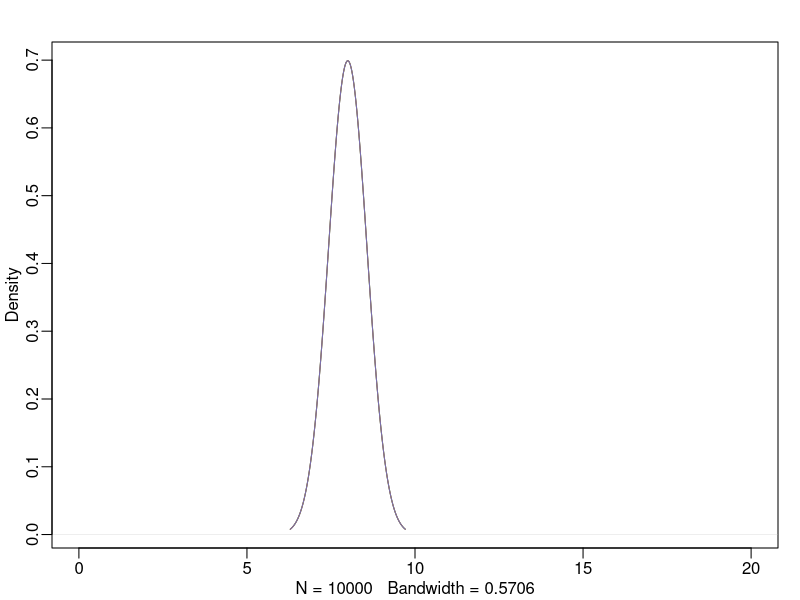
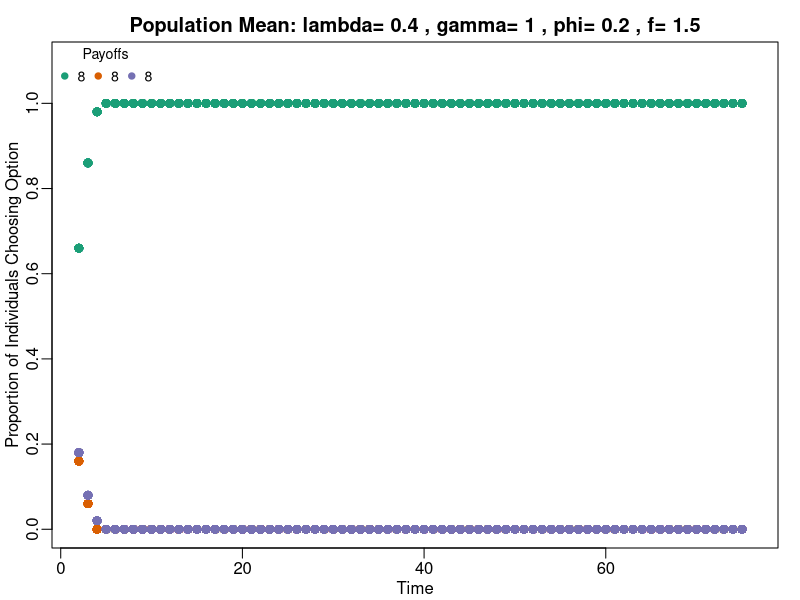
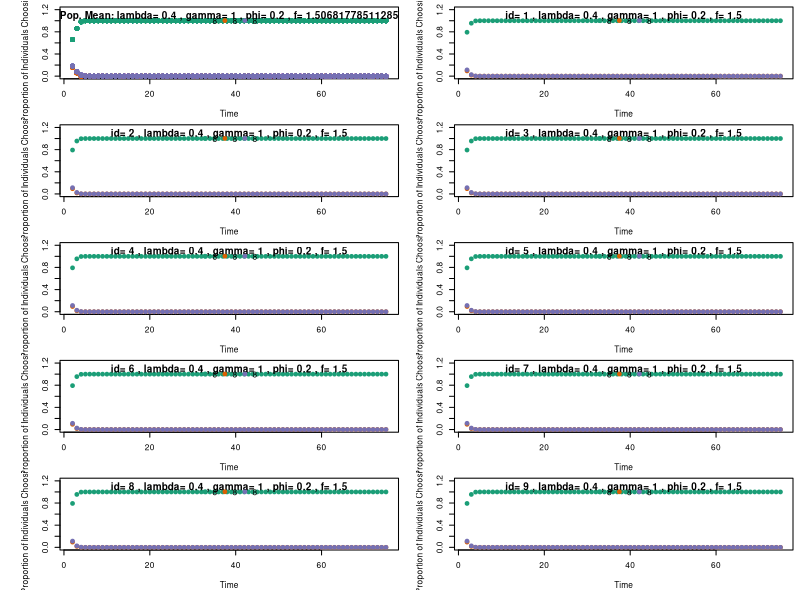
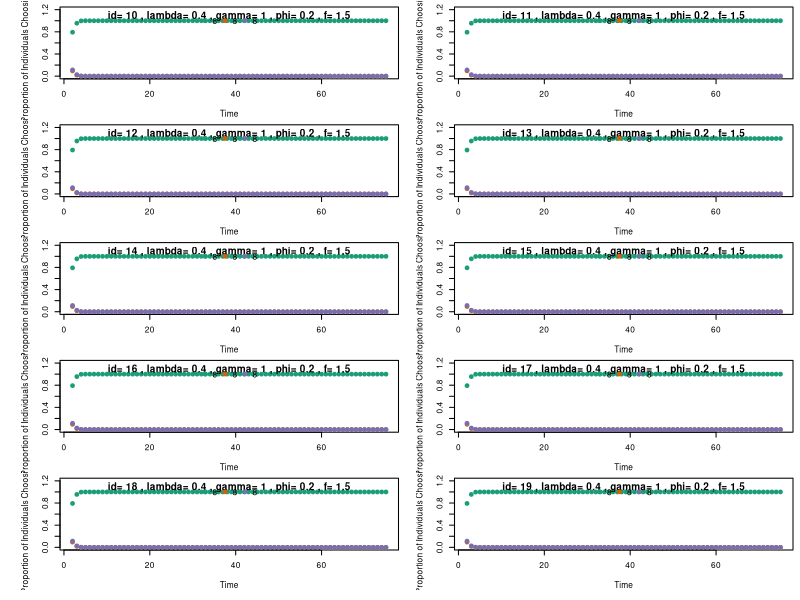
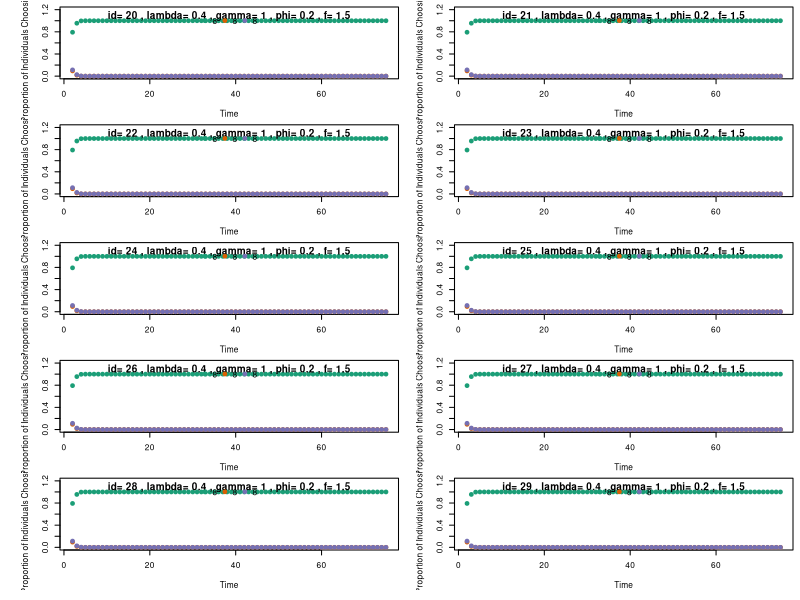
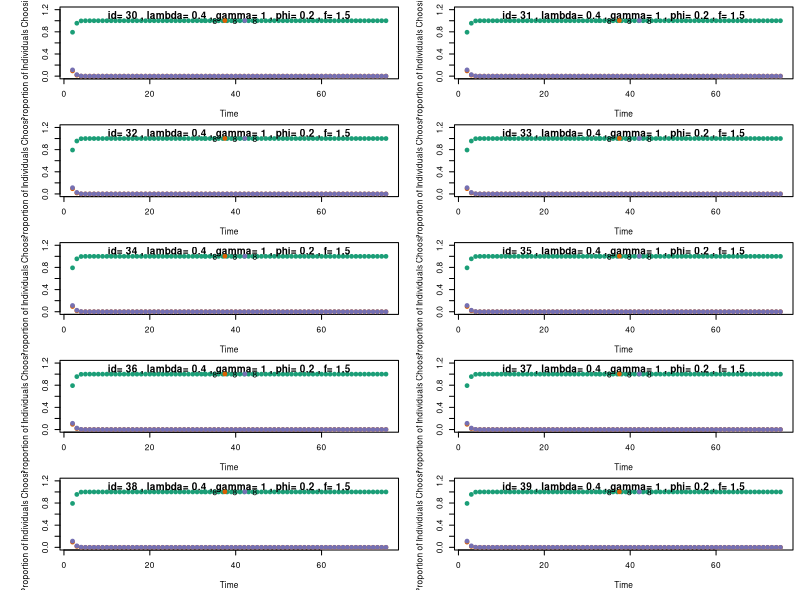
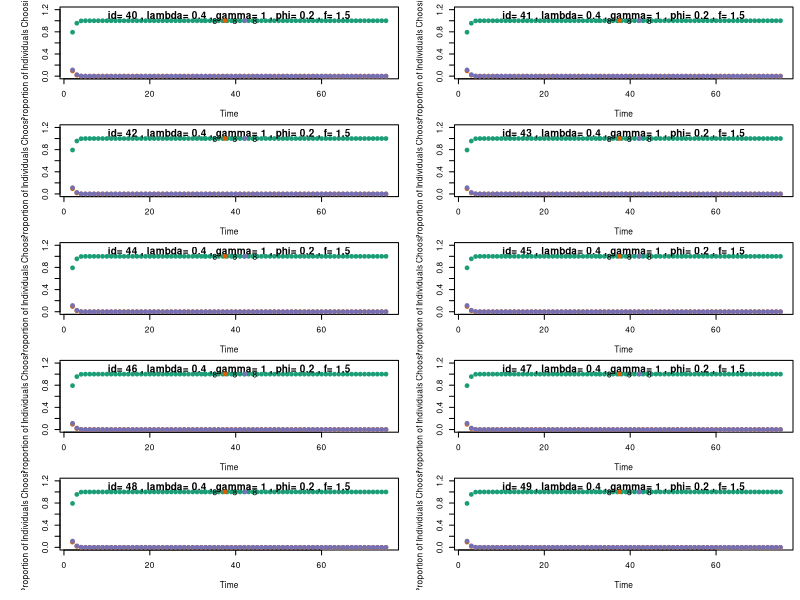
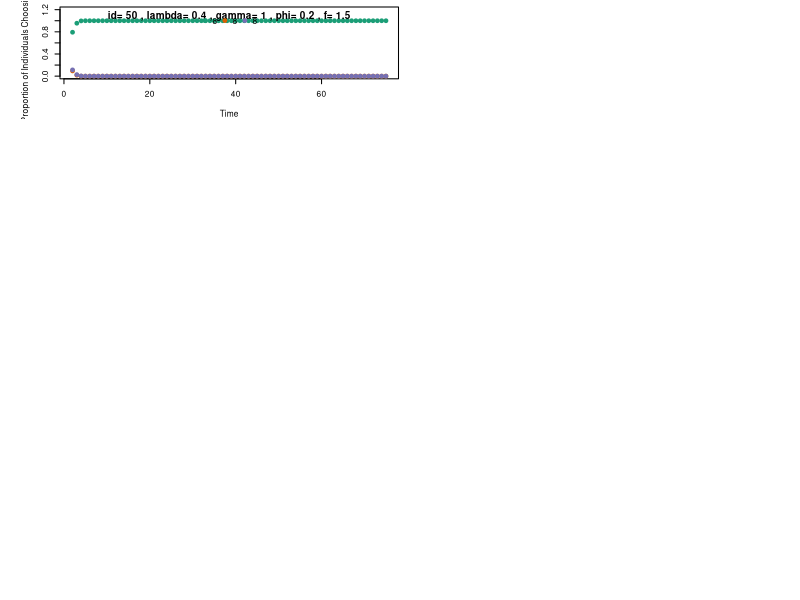

The R script that drew these images, in order:
#######################################################
######set color pallete and load functions#############
#######################################################

col.pal=c("#1B9E77", "#D95F02", "#7570B3") #graphing color pallette
getwd() #identify working directory

#########create a softmax function to simply code, add in logit and logistic fcns
Softmax <- function(x){
    exp(x)/sum(exp(x))
}

logit <- function(p){
    (log(p/(1-p)))
}

logistic <- function(x){
    (1/(1+exp(-x)))
}

#######add convenient density plooting function, code lifted from rethinking by McElreath
dens <- function (x, adj = 0.5, norm.comp = FALSE, main = "", show.HPDI = FALSE,
                  show.zero = FALSE, rm.na = TRUE, add = FALSE, ...)
{
    if (inherits(x, "data.frame")) {
        n <- ncol(x)
        cnames <- colnames(x)
        set_nice_margins()
        par(mfrow = make.grid(n))
        for (i in 1:n) {
            dens(x[, i], adj = adj, norm.comp = norm.comp, show.HPDI = show.HPDI,
                 show.zero = TRUE, xlab = cnames[i], ...)
        }
    }
    else {
        if (rm.na == TRUE)
            x <- x[!is.na(x)]
        thed <- density(x, adjust = adj)
        if (add == FALSE) {
            set_nice_margins()
            plot(thed, main = main, ...)
        }
        else lines(thed$x, thed$y, ...)
        if (show.HPDI != FALSE) {
            hpd <- HPDI(x, prob = show.HPDI)
            shade(thed, hpd)
        }
        if (norm.comp == TRUE) {
            mu <- mean(x)
            sigma <- sd(x)
            curve(dnorm(x, mu, sigma), col = "white", lwd = 2,
                  add = TRUE)
            curve(dnorm(x, mu, sigma), add = TRUE)
        }
        if (show.zero == TRUE) {
            lines(c(0, 0), c(0, max(thed$y) * 2), lty = 2)
        }
    }
}

set_nice_margins <- function () {
    par_mf <- par("mfrow", "mfcol")
    if (all(unlist(par_mf) == 1)) {
        par(mgp = c(1.5, 0.5, 0), mar = c(2.5, 2.5, 2, 1) + 0.1,
            tck = -0.02)
    }
}

#######################################################
######begin data simulations###########################
#######################################################

#data sims
n <- 50                                  #number of individuals/pop size
nbouts <- 75                             #timesteps

#simulate values for options
techmeans <- c(8 , 8 , 8)               #mean efficiency of techniques
techvar <- c(0 , 0 ,0)                   #variance of techniques

#parameter sims
gamma.sim <- logit(1)                   #weight given to social info par on log-odds scale
phi.sim <- logit(0.2)                     #memory/attraction updating par on log-odds scale
fc.sim <- log(1.5)				          #frequency dep par on log scale
k.lambda <- 0.4                           #sensitivity to attraction score differences

#varying effects offsets for individuals
gamma.sim_i <- rnorm( n , mean=0 , sd=0) #weight given to social info offsets per i
phi.sim_i <- rnorm( n , mean=0 , sd=0)   #memory/attraction updating offsets per i
fc.sim_i <- rnorm( n , mean=0 , sd=0)     #frequency dependent offsets per i

#plot to visualize overlap of payoffs
dens(rnorm( 10000 , mean=techmeans[1] , sd=techvar[1] ) ,col=col.pal[1] , xlim=c(0,20) )
dens(rnorm( 10000 , mean=techmeans[2] , sd=techvar[2] ) ,col=col.pal[2] , xlim=c(0,20) , add=TRUE )
dens(rnorm( 10000 , mean=techmeans[3] , sd=techvar[3] ) ,col=col.pal[3] , xlim=c(0,20) , add=TRUE )

#unique parameters for each individual, to visualize heterogeneity and for plotting individual predictions
gamma.sim_id <- round( logistic(gamma.sim + gamma.sim_i), digits=2) 		##simulated gammas for all n individuals
phi.sim_id <- round(logistic(phi.sim +phi.sim_i), digits=2) 				##simulated phis for all n individuals
fc.sim_id <- round(exp(fc.sim + fc.sim_i), digits=2)  						##simulated strength of frequency dependent learning for all n individuals
gamma.sim_id
phi.sim_id
fc.sim_id

#begin to simulate data
dsim_s <- data.frame( id=0 , bout=0 , tech=0 , y1=0 , y2=0, y3=0 , s1=0 , s2=0 , s3=0 , A1=0 , A2=0 , A3=0 , Pr1=0 , Pr2=0 , Pr3=0 )
therow <- 1

AC <- matrix(1,ncol=3,nrow=n) 												#attraction scores for each behavior
# AC[,3] <- 0.01                                                             #make low payoff behavior rare
Softmax(AC[1,]) 															#run to see initial prob of choosing a behavior

S1 <- S2 <- S3 <- rep(0,n+1) 												# num of individuals choosing each tech in previous bout
PS1 <- PS2 <- PS3 <- rep(0,nbouts+1) 										# empty vector for mean observed in previous rounds
s_temp <-  rep(0,3)

S1[1] <- 0.5
S2[1] <- 0.3
S3[1] <- 0.2

for ( r in 1:nbouts ) {
    for ( i in 1:n ) {  
        
        prtech_i <-  Softmax(k.lambda*AC[i,]) 
        my.gam <- logistic( gamma.sim + gamma.sim_i[i] ) 	#social info weight for individual i
        my.phi <- logistic( phi.sim + phi.sim_i[i] )		#weight given to past experience for individual i
        my.fconf <- exp( fc.sim + fc.sim_i[i])  			#strength of frequency dependence for individual i
        prtech_su <- c(S1[r],S2[r],S3[r]) 					#social info individual i observed
        
        # frequency dependent social learning aspect below
        if ( r >= 1 ) { 
            if (sum( prtech_su ) > 0 ) {
                
                # compute frequency cue
                for ( j in 1:3 ){ s_temp[j] <- prtech_su[j]^my.fconf}
                
                prtech_s <- s_temp/sum(s_temp)
                prtech <- (1-my.gam)*prtech_i + my.gam*prtech_s
                
            } else {
                prtech <- prtech_i
            }
        } else {
            prtech <- prtech_i
        }
        # choose tech
        tech <- sample( 1:3 , size=1 , prob=prtech)
        yield <- rnorm( 1 , mean=techmeans[tech] , sd=techvar[tech] )
        
        
        # update attractions
        yields <- rep(0,3)
        yields[tech] <- yield#makes payoff yield
        for (k in 1:3){
            AC[i,k] <- (1-my.phi)*AC[i,k] + my.phi*yields[k]
        }
        
        dsim_s[therow,] <- c( i , r , tech , yields[1] , yields[2] , yields[3] , S1[r] , S2[r] , S3[r] , AC[i,1] , AC[i,2] , AC[i,3] ,  prtech[1] , prtech[2], prtech[3] )
        therow <- therow + 1
    } #i
    S1[r+1] <- length( dsim_s$tech[dsim_s$tech==1 & dsim_s$bout==r] )
    S2[r+1] <- length( dsim_s$tech[dsim_s$tech==2 & dsim_s$bout==r] )
    S3[r+1] <- length( dsim_s$tech[dsim_s$tech==3 & dsim_s$bout==r] )
    
}

o <- order( dsim_s$id )
dsim <- dsim_s[o,]

#plot raw data of group level effects
plot(s1/n ~ bout, data=dsim[dsim$bout>1,], col=col.pal[1] , ylim=c(0,1.1) , xlim=c(2,nbouts+1), pch=19 , xlab="Time" , ylab="Proportion of Individuals Choosing Option" )
points(s2/n ~ bout, data=dsim[dsim$bout>1,] , col=col.pal[2], pch=19)
points(s3/n ~ bout, data=dsim[dsim$bout>1,] , col=col.pal[3], pch=19)
legend("topleft", cex=0.85 , as.character(techmeans), pch=19 ,col=col.pal, horiz=TRUE , bty="n", title="Payoffs")
title(main = paste("Population Mean: lambda=",k.lambda ,", gamma=",round(logistic(gamma.sim), digits=2),", phi=",round(logistic(phi.sim),digits=2),", f=", round( exp(fc.sim), digits=2 ) ) , line = 0.5, outer = FALSE)



pdf("freq_sims.pdf",width=9,height=11)
par(mfrow=c(5,2))##set up the plot
par( mar=c(4,5,0.6,0.6) , oma=c(1,1,.1,.1) )
par(cex = 0.5)

###main plot
plot(s1/n ~ bout, data=dsim[dsim$bout>1,], col=col.pal[1] , ylim=c(0,1.2) , pch=19 , xlab="Time" , ylab="Proportion of Individuals Choosing Option" , xlim=c(2,nbouts) )
points(s2/n ~ bout, data=dsim[dsim$bout>1,] , col=col.pal[2], pch=19)
points(s3/n ~ bout, data=dsim[dsim$bout>1,] , col=col.pal[3], pch=19)
title(main = paste("Pop. Mean: lambda=",k.lambda ,", gamma=",round(logistic(gamma.sim), digits=2),", phi=",round(logistic(phi.sim),digits=2),", f=", exp(round(fc.sim,digits=2 ))) , line = -1.2, outer = FALSE)
legend("top", inset=.05, cex=1 , as.character(techmeans), pch=19 ,col=col.pal, horiz=TRUE , bty="n")
###individual predictions
for(i in 1:n){
    plot(Pr1 ~ (bout-1), data=dsim[dsim$id==i & dsim$bout>1,] , col=col.pal[1] , ylim=c(0,1.2) , pch=19 , xlab="Time" , ylab="Proportion of Individuals Choosing Option" , xlim=c(2,nbouts) )
    points(Pr2 ~ (bout-1), data=dsim[dsim$id==i & dsim$bout>1,] , col=col.pal[2], pch=19)
    points(Pr3 ~ (bout-1), data=dsim[dsim$id==i & dsim$bout>1,] , col=col.pal[3], pch=19)
    title(main = paste("id=",i ,", lambda=",k.lambda ,", gamma=",gamma.sim_id[i],", phi=",phi.sim_id[i],", f=", round(fc.sim_id[i],digits=2 ) ) , line = -1.2, outer = FALSE)
    legend("top", inset=.05, cex=1 , as.character(techmeans), pch=19 ,col=col.pal, horiz=TRUE , bty="n")

}

getwd()
dev.off()
